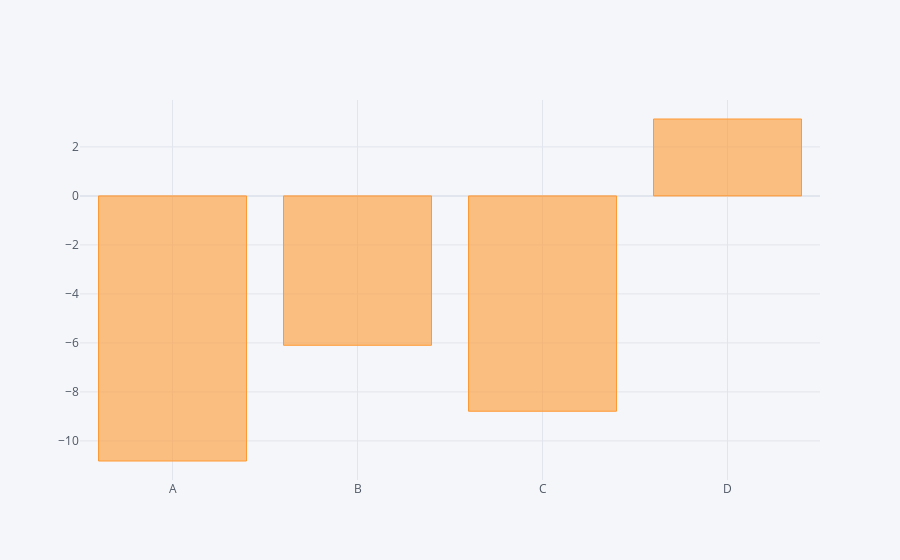

The notebook cell this image was saved under:
### Code cell
df.sum().iplot(kind='bar')

### Figure 1 — Plotly figure (JSON) as saved in the notebook; plotly's stock layout.template omitted (floating-point values rounded to 4 significant figures)
{"data": [{"marker": {"color": "rgba(255, 153, 51, 0.6)", "line": {"color": "rgba(255, 153, 51, 1.0)", "width": 1}}, "name": "None", "orientation": "v", "text": "", "type": "bar", "x": ["A", "B", "C", "D"], "y": [-10.82, -6.095, -8.789, 3.139]}], "layout": {"legend": {"bgcolor": "#F5F6F9", "font": {"color": "#4D5663"}}, "paper_bgcolor": "#F5F6F9", "plot_bgcolor": "#F5F6F9", "title": {"font": {"color": "#4D5663"}}, "xaxis": {"gridcolor": "#E1E5ED", "showgrid": true, "tickfont": {"color": "#4D5663"}, "title": {"font": {"color": "#4D5663"}, "text": ""}, "zerolinecolor": "#E1E5ED"}, "yaxis": {"gridcolor": "#E1E5ED", "showgrid": true, "tickfont": {"color": "#4D5663"}, "title": {"font": {"color": "#4D5663"}, "text": ""}, "zerolinecolor": "#E1E5ED"}}}
